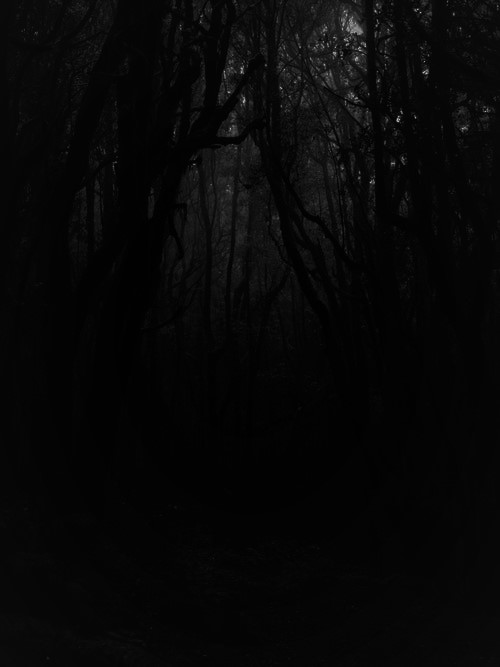
#> input picture forest.jpeg, 500 x 667 px
$ python Gray_level_Slicing.py
#> lines starting #> are read from the running program, lines starting #| are printed output that depends on the picture
# -*- coding: utf-8 -*-
"""
Created on Mon Mar 21 08:44:07 2022

@author: Anil Pudasaini 076MSICE003
"""

import numpy as np
from PIL import Image
import matplotlib.pyplot as plt


#creating a function to perform gray_level_slicing

def gray_level_slicing(image):
    #user input
    global start,end
    start, end = input("Enter range of intensities values: ").split()
    image = image.resize((400,400), Image.LANCZOS)
    #converting to numpy array
    numpy_image = np.array(image)

    r = numpy_image.shape[0]
    c = numpy_image.shape[1]

    #defining new array for manipulated image
    temp = np.zeros(shape=(r,c))

    for i in range(r):
        for j in range(c):
            if(numpy_image[i][j] in range(int(start),int(end))):
                temp[i][j] = 255          #0 for dark and 255 for white
            else:
                temp[i][j] = numpy_image[i][j]


    sliced_image = Image.fromarray(temp)

    return sliced_image


# reading image and converting to gray scale
loaded_img = Image.open('forest.jpeg').convert('L')
image = loaded_img.resize((400,400), Image.LANCZOS)
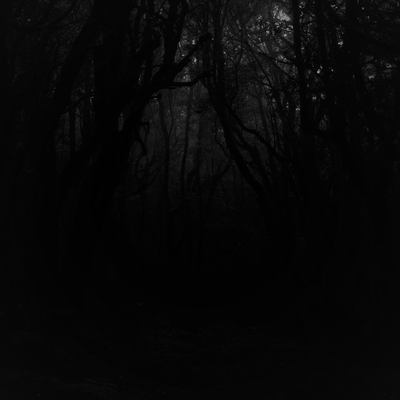
#> image: PIL image 400x400 L; min 0, max 161, mean 7.5
#> (the run stopped early here; a loop or call above may not have finished)
